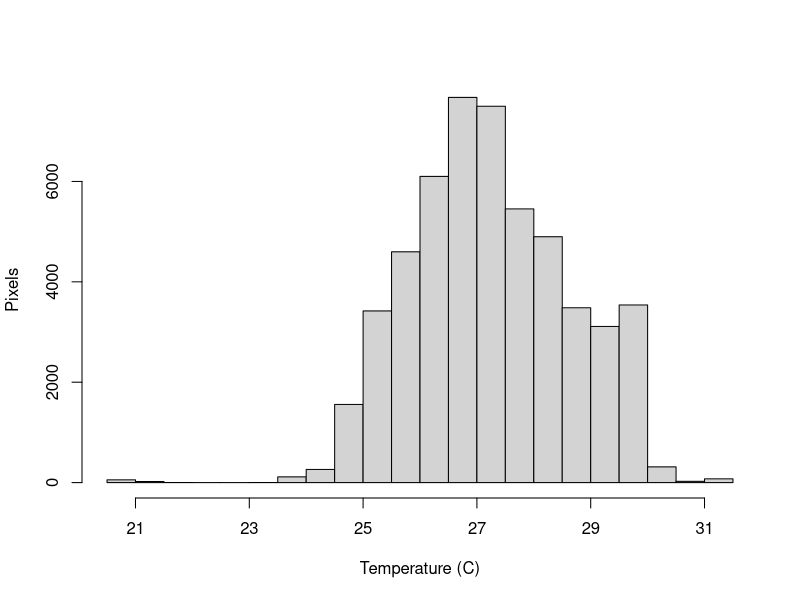

Write the R code that produced this figure.
testdat <- read.csv("testout.csv", header=FALSE)

hist(testdat[,2],main="",xlab="Temperature (C)", ylab="Pixels", xaxt = "n")
axis(1, at = seq(21, 31, 2))
